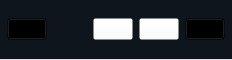
       <widget class="QFrame" name="upper_frame">
        <property name="sizePolicy">
         <sizepolicy hsizetype="Expanding" vsizetype="Expanding">
          <horstretch>0</horstretch>
          <verstretch>0</verstretch>
         </sizepolicy>
        </property>
        <property name="maximumSize">
         <size>
          <width>16777215</width>
          <height>60</height>
         </size>
        </property>
        <property name="styleSheet">
         <string notr="true">QFrame {
background-color:#0F151C;
    border: 0; /* Remove default border if any */
    border-bottom: 1px solid #E0E1E3; /* Add a 2-pixel solid black line at the bottom */
}</string>
        </property>
        <property name="frameShape">
         <enum>QFrame::VLine</enum>
        </property>
        <property name="frameShadow">
         <enum>QFrame::Plain</enum>
        </property>
        <layout class="QGridLayout" name="gridLayout">
         <property name="leftMargin">
          <number>7</number>
         </property>
         <property name="topMargin">
          <number>7</number>
         </property>
         <property name="rightMargin">
          <number>7</number>
         </property>
         <property name="bottomMargin">
          <number>7</number>
         </property>
         <item row="0" column="0">
          <widget class="QPushButton" name="close_left_frame">
           <property name="sizePolicy">
            <sizepolicy hsizetype="Preferred" vsizetype="Fixed">
             <horstretch>0</horstretch>
             <verstretch>0</verstretch>
            </sizepolicy>
           </property>
           <property name="maximumSize">
            <size>
             <width>60</width>
             <height>16777215</height>
            </size>
           </property>
           <property name="styleSheet">
            <string notr="true">QPushButton{
 background-color: transparent;
}

QPushButton::hover{
 border: 1px solid #176B87;
}
QPushButton:pressed {
 margin:1px 2px;
 font-size: 15px;
}
</string>
           </property>
           <property name="text">
            <string/>
           </property>
           <property name="icon">
            <iconset resource="res.qrc">
             <normaloff>:/icons/icons/white_sidebar_stroke.svg</normaloff>:/icons/icons/white_sidebar_stroke.svg</iconset>
           </property>
           <property name="iconSize">
            <size>
             <width>35</width>
             <height>35</height>
            </size>
           </property>
          </widget>
         </item>
         <item row="0" column="4">
          <widget class="QPushButton" name="close_btn">
           <property name="maximumSize">
            <size>
             <width>40</width>
             <height>16777215</height>
            </size>
           </property>
           <property name="styleSheet">
            <string notr="true">QPushButton{
 background-color: transparent;
}


QPushButton:pressed {
 margin:1px 2px;
 font-size: 15px;
}
</string>
           </property>
           <property name="text">
            <string/>
           </property>
           <property name="icon">
            <iconset resource="res.qrc">
             <normaloff>:/icons/icons/white-cross.svg</normaloff>:/icons/icons/white-cross.svg</iconset>
           </property>
           <property name="iconSize">
            <size>
             <width>40</width>
             <height>40</height>
            </size>
           </property>
           <property name="checkable">
            <bool>false</bool>
           </property>
           <property name="checked">
            <bool>false</bool>
           </property>
           <property name="autoDefault">
            <bool>false</bool>
           </property>
           <property name="default">
            <bool>false</bool>
           </property>
           <property name="flat">
            <bool>false</bool>
           </property>
          </widget>
         </item>
         <item row="0" column="2">
          <widget class="QPushButton" name="minimize_btn">
           <property name="maximumSize">
            <size>
             <width>40</width>
             <height>16777215</height>
            </size>
           </property>
           <property name="styleSheet">
            <string notr="true">background-color: rgba(255, 255, 255, 0);</string>
           </property>
           <property name="text">
            <string/>
           </property>
           <property name="icon">
            <iconset resource="res.qrc">
             <normaloff>:/icons/icons/white_minimize.svg</normaloff>:/icons/icons/white_minimize.svg</iconset>
           </property>
           <property name="iconSize">
            <size>
             <width>20</width>
             <height>20</height>
            </size>
           </property>
          </widget>
         </item>
         <item row="0" column="3">
          <widget class="QPushButton" name="restore_btn">
           <property name="maximumSize">
            <size>
             <width>40</width>
             <height>16777215</height>
            </size>
           </property>
           <property name="styleSheet">
            <string notr="true">background-color: rgba(255, 255, 255, 0);

</string>
           </property>
           <property name="text">
            <string/>
           </property>
           <property name="icon">
            <iconset resource="res.qrc">
             <normaloff>:/icons/icons/white_maximize.svg</normaloff>:/icons/icons/white_maximize.svg</iconset>
           </property>
           <property name="iconSize">
            <size>
             <width>20</width>
             <height>20</height>
            </size>
           </property>
          </widget>
         </item>
         <item row="0" column="1">
          <spacer name="horizontalSpacer">
           <property name="orientation">
            <enum>Qt::Horizontal</enum>
           </property>
           <property name="sizeHint" stdset="0">
            <size>
             <width>40</width>
             <height>20</height>
            </size>
           </property>
          </spacer>
         </item>
        </layout>
       </widget>
